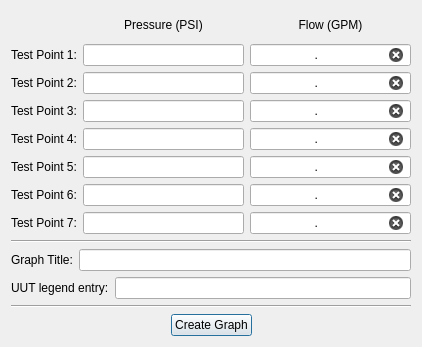
<?xml version="1.0" encoding="UTF-8"?>
<ui version="4.0">
 <class>MainWindow</class>
 <widget class="QDialog" name="MainWindow">
  <property name="geometry">
   <rect>
    <x>0</x>
    <y>0</y>
    <width>422</width>
    <height>347</height>
   </rect>
  </property>
  <property name="windowTitle">
   <string>Dialog</string>
  </property>
  <layout class="QVBoxLayout" name="verticalLayout">
   <item>
    <layout class="QGridLayout" name="gridLayout">
     <item row="0" column="1">
      <widget class="QLabel" name="label">
       <property name="sizePolicy">
        <sizepolicy hsizetype="Preferred" vsizetype="Minimum">
         <horstretch>0</horstretch>
         <verstretch>0</verstretch>
        </sizepolicy>
       </property>
       <property name="text">
        <string>Pressure (PSI)</string>
       </property>
       <property name="alignment">
        <set>Qt::AlignmentFlag::AlignCenter</set>
       </property>
      </widget>
     </item>
     <item row="0" column="2">
      <widget class="QLabel" name="label_9">
       <property name="sizePolicy">
        <sizepolicy hsizetype="Preferred" vsizetype="Minimum">
         <horstretch>0</horstretch>
         <verstretch>0</verstretch>
        </sizepolicy>
       </property>
       <property name="text">
        <string>Flow (GPM)</string>
       </property>
       <property name="alignment">
        <set>Qt::AlignmentFlag::AlignCenter</set>
       </property>
      </widget>
     </item>
     <item row="1" column="0">
      <widget class="QLabel" name="label_2">
       <property name="text">
        <string>Test Point 1:</string>
       </property>
      </widget>
     </item>
     <item row="1" column="1">
      <widget class="QLineEdit" name="psi_1">
       <property name="inputMask">
        <string>0000</string>
       </property>
       <property name="alignment">
        <set>Qt::AlignmentFlag::AlignCenter</set>
       </property>
      </widget>
     </item>
     <item row="1" column="2">
      <widget class="QLineEdit" name="flow_1">
       <property name="inputMask">
        <string>09.00</string>
       </property>
       <property name="text">
        <string>.</string>
       </property>
       <property name="cursorPosition">
        <number>0</number>
       </property>
       <property name="alignment">
        <set>Qt::AlignmentFlag::AlignCenter</set>
       </property>
       <property name="placeholderText">
        <string/>
       </property>
       <property name="clearButtonEnabled">
        <bool>true</bool>
       </property>
      </widget>
     </item>
     <item row="2" column="0">
      <widget class="QLabel" name="label_3">
       <property name="text">
        <string>Test Point 2:</string>
       </property>
      </widget>
     </item>
     <item row="2" column="1">
      <widget class="QLineEdit" name="psi_2">
       <property name="inputMask">
        <string>0000</string>
       </property>
       <property name="alignment">
        <set>Qt::AlignmentFlag::AlignCenter</set>
       </property>
      </widget>
     </item>
     <item row="2" column="2">
      <widget class="QLineEdit" name="flow_2">
       <property name="inputMask">
        <string>09.00</string>
       </property>
       <property name="text">
        <string>.</string>
       </property>
       <property name="cursorPosition">
        <number>0</number>
       </property>
       <property name="alignment">
        <set>Qt::AlignmentFlag::AlignCenter</set>
       </property>
       <property name="placeholderText">
        <string/>
       </property>
       <property name="clearButtonEnabled">
        <bool>true</bool>
       </property>
      </widget>
     </item>
     <item row="3" column="0">
      <widget class="QLabel" name="label_4">
       <property name="text">
        <string>Test Point 3:</string>
       </property>
      </widget>
     </item>
     <item row="3" column="1">
      <widget class="QLineEdit" name="psi_3">
       <property name="inputMask">
        <string>0000</string>
       </property>
       <property name="alignment">
        <set>Qt::AlignmentFlag::AlignCenter</set>
       </property>
      </widget>
     </item>
     <item row="3" column="2">
      <widget class="QLineEdit" name="flow_3">
       <property name="inputMask">
        <string>09.00</string>
       </property>
       <property name="text">
        <string>.</string>
       </property>
       <property name="cursorPosition">
        <number>0</number>
       </property>
       <property name="alignment">
        <set>Qt::AlignmentFlag::AlignCenter</set>
       </property>
       <property name="placeholderText">
        <string/>
       </property>
       <property name="clearButtonEnabled">
        <bool>true</bool>
       </property>
      </widget>
     </item>
     <item row="4" column="0">
      <widget class="QLabel" name="label_5">
       <property name="text">
        <string>Test Point 4:</string>
       </property>
      </widget>
     </item>
     <item row="4" column="1">
      <widget class="QLineEdit" name="psi_4">
       <property name="inputMask">
        <string>0000</string>
       </property>
       <property name="alignment">
        <set>Qt::AlignmentFlag::AlignCenter</set>
       </property>
      </widget>
     </item>
     <item row="4" column="2">
      <widget class="QLineEdit" name="flow_4">
       <property name="inputMask">
        <string>09.00</string>
       </property>
       <property name="text">
        <string>.</string>
       </property>
       <property name="cursorPosition">
        <number>0</number>
       </property>
       <property name="alignment">
        <set>Qt::AlignmentFlag::AlignCenter</set>
       </property>
       <property name="placeholderText">
        <string/>
       </property>
       <property name="clearButtonEnabled">
        <bool>true</bool>
       </property>
      </widget>
     </item>
     <item row="5" column="0">
      <widget class="QLabel" name="label_6">
       <property name="text">
        <string>Test Point 5:</string>
       </property>
      </widget>
     </item>
     <item row="5" column="1">
      <widget class="QLineEdit" name="psi_5">
       <property name="inputMask">
        <string>0000</string>
       </property>
       <property name="alignment">
        <set>Qt::AlignmentFlag::AlignCenter</set>
       </property>
      </widget>
     </item>
     <item row="5" column="2">
      <widget class="QLineEdit" name="flow_5">
       <property name="inputMask">
        <string>09.00</string>
       </property>
       <property name="text">
        <string>.</string>
       </property>
       <property name="cursorPosition">
        <number>0</number>
       </property>
       <property name="alignment">
        <set>Qt::AlignmentFlag::AlignCenter</set>
       </property>
       <property name="placeholderText">
        <string/>
       </property>
       <property name="clearButtonEnabled">
        <bool>true</bool>
       </property>
      </widget>
     </item>
     <item row="6" column="0">
      <widget class="QLabel" name="label_7">
       <property name="text">
        <string>Test Point 6:</string>
       </property>
      </widget>
     </item>
     <item row="6" column="1">
      <widget class="QLineEdit" name="psi_6">
       <property name="inputMask">
        <string>0000</string>
       </property>
       <property name="alignment">
        <set>Qt::AlignmentFlag::AlignCenter</set>
       </property>
      </widget>
     </item>
     <item row="6" column="2">
      <widget class="QLineEdit" name="flow_6">
       <property name="inputMask">
        <string>09.00</string>
       </property>
       <property name="text">
        <string>.</string>
       </property>
       <property name="cursorPosition">
        <number>0</number>
       </property>
       <property name="alignment">
        <set>Qt::AlignmentFlag::AlignCenter</set>
       </property>
       <property name="placeholderText">
        <string/>
       </property>
       <property name="clearButtonEnabled">
        <bool>true</bool>
       </property>
      </widget>
     </item>
     <item row="7" column="0">
      <widget class="QLabel" name="label_8">
       <property name="text">
        <string>Test Point 7:</string>
       </property>
      </widget>
     </item>
     <item row="7" column="1">
      <widget class="QLineEdit" name="psi_7">
       <property name="inputMask">
        <string>0000</string>
       </property>
       <property name="alignment">
        <set>Qt::AlignmentFlag::AlignCenter</set>
       </property>
      </widget>
     </item>
     <item row="7" column="2">
      <widget class="QLineEdit" name="flow_7">
       <property name="inputMask">
        <string>09.00</string>
       </property>
       <property name="text">
        <string>.</string>
       </property>
       <property name="cursorPosition">
        <number>0</number>
       </property>
       <property name="alignment">
        <set>Qt::AlignmentFlag::AlignCenter</set>
       </property>
       <property name="placeholderText">
        <string/>
       </property>
       <property name="clearButtonEnabled">
        <bool>true</bool>
       </property>
      </widget>
     </item>
    </layout>
   </item>
   <item>
    <widget class="Line" name="line">
     <property name="orientation">
      <enum>Qt::Orientation::Horizontal</enum>
     </property>
    </widget>
   </item>
   <item>
    <layout class="QHBoxLayout" name="horizontalLayout_2">
     <item>
      <widget class="QLabel" name="label_10">
       <property name="text">
        <string>Graph Title:</string>
       </property>
      </widget>
     </item>
     <item>
      <widget class="QLineEdit" name="graph_title"/>
     </item>
    </layout>
   </item>
   <item>
    <layout class="QHBoxLayout" name="horizontalLayout_3">
     <item>
      <widget class="QLabel" name="label_11">
       <property name="text">
        <string>UUT legend entry:</string>
       </property>
      </widget>
     </item>
     <item>
      <widget class="QLineEdit" name="uut_legend_entry"/>
     </item>
    </layout>
   </item>
   <item>
    <widget class="Line" name="line_2">
     <property name="orientation">
      <enum>Qt::Orientation::Horizontal</enum>
     </property>
    </widget>
   </item>
   <item>
    <layout class="QHBoxLayout" name="horizontalLayout">
     <item>
      <spacer name="horizontalSpacer">
       <property name="orientation">
        <enum>Qt::Orientation::Horizontal</enum>
       </property>
       <property name="sizeHint" stdset="0">
        <size>
         <width>40</width>
         <height>20</height>
        </size>
       </property>
      </spacer>
     </item>
     <item>
      <widget class="QPushButton" name="create_graph">
       <property name="text">
        <string>Create Graph</string>
       </property>
      </widget>
     </item>
     <item>
      <spacer name="horizontalSpacer_2">
       <property name="orientation">
        <enum>Qt::Orientation::Horizontal</enum>
       </property>
       <property name="sizeHint" stdset="0">
        <size>
         <width>40</width>
         <height>20</height>
        </size>
       </property>
      </spacer>
     </item>
    </layout>
   </item>
  </layout>
 </widget>
 <resources/>
 <connections/>
</ui>
